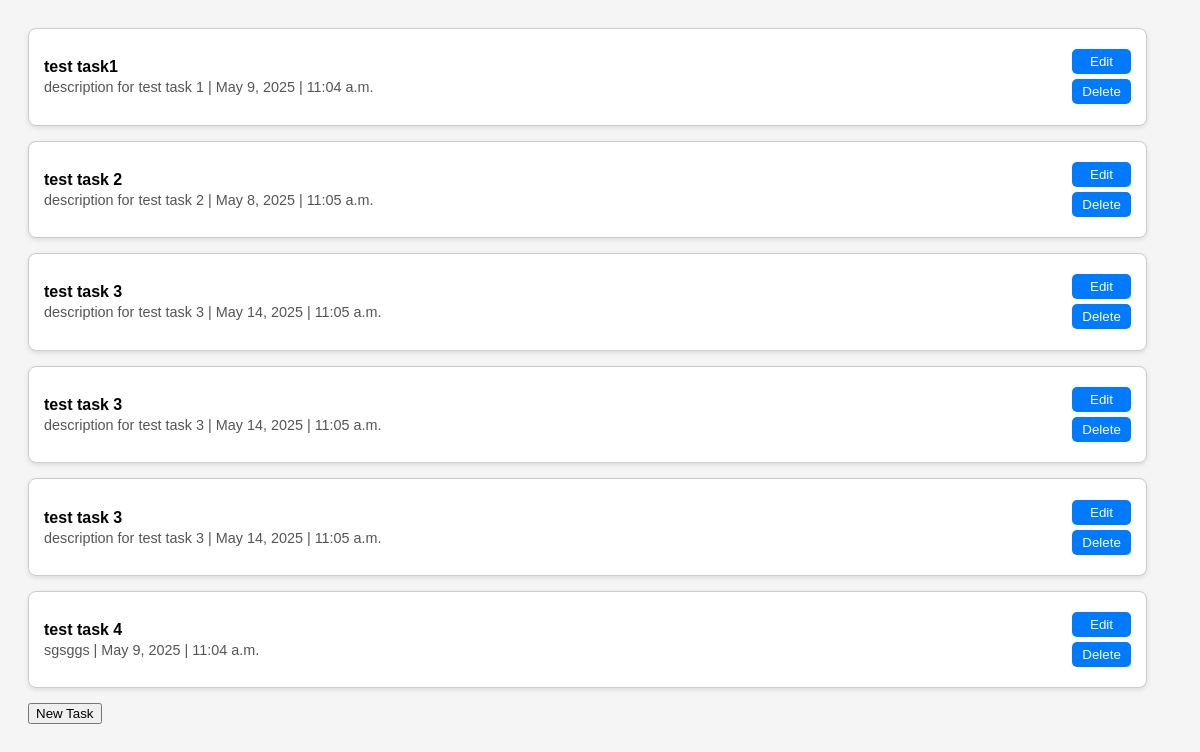
Page /tasks/ on the earlier database version.
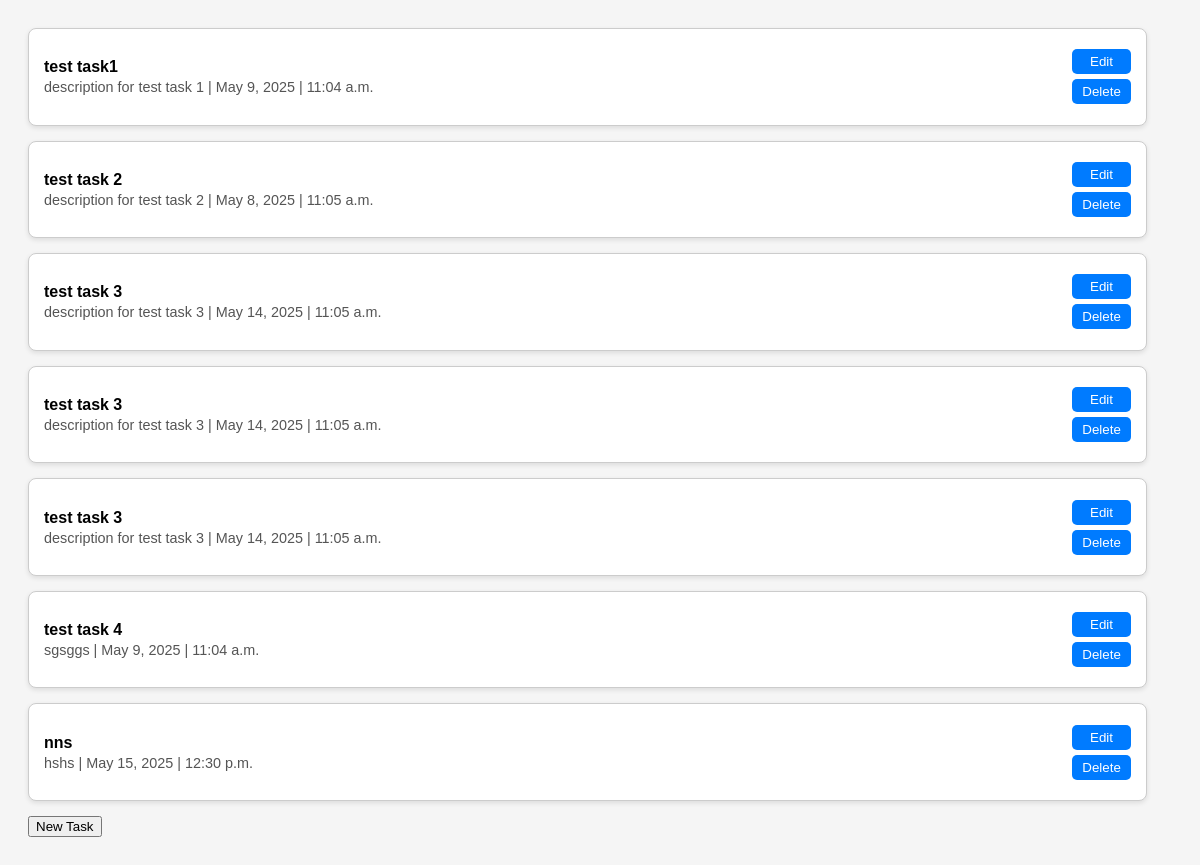
Same page on the later database version.
### routes/models.py (models this page shows)
class Task(models.Model):
    id = models.AutoField(primary_key=True, unique=True)
    user = models.ForeignKey(User, on_delete = models.CASCADE, related_name = "tasks" , null=True, blank=True )
    date = models.DateField()
    time = models.TimeField()
    title = models.CharField(max_length = 150, blank = False)
    description = models.TextField(max_length = 300, blank = False)
    lat = models.FloatField(blank = False)
    lon = models.FloatField(blank = False)

### routes/views.py (the view)
# urls.py: path('tasks/', views.task_list, name="task_list"),
def task_list(request):
    return render(request, 'tasks.html', {"tasks" : Task.objects.filter(user_id = request.session.get("id"))} )

### routes/templates/tasks.html (shortened to what this page needs)
<DOCTYPE html>
<html lang="en">
	<head>
    </head>
	<body>
		{% for task in tasks %}
		  <div class="task">
			<div class="task-info">
				<div class="task-title">{{ task.title }}</div>
				<div class="task-details">{{ task.description }} | {{ task.date }} | {{ task.time }} </div>
			  </div>
			  <div class="task-actions">
				  <button onclick= 'window.location.href = "http://127.0.0.1:8000/edit/{{task.id}}/" ' >Edit</button>
				  <button onclick= 'window.location.href = "http://127.0.0.1:8000/delete/{{task.id}}/" ' >Delete</button>
			  </div>
		  </div>
		  {% endfor %}
		  <button onclick= "window.location.href = 'http://127.0.0.1:8000/newtask/'  ">New Task</button>
	</body>
</html>

### routes/templates/tasks.html (style rules this page uses)
body { font-family: Arial, sans-serif; background: #f5f5f5; padding: 20px; }
.task { width: 95%; height: 2cm; background-color: white; border: 1px solid #ccc; border-radius: 8px; margin-bottom: 15px; padding: 10px 15px; box-shadow: 0 2px 5px rgba(0, 0, 0, 0.1); display: flex; align-items: center; justify-content: space-between; }
.task-info { flex-grow: 1; }
.task-title { font-weight: bold; margin-bottom: 3px; }
.task-details { font-size: 0.9em; color: #555; }
.task-actions { display: flex; flex-direction: column; gap: 5px; margin-left: 20px; }
.task-actions button { padding: 5px 10px; border: none; border-radius: 5px; cursor: pointer; background-color: #007BFF; color: white; }

Differences in the rows shown:
added Task: title "nns", description "hshs", date "May 15, 2025", time "12:30 p.m."
